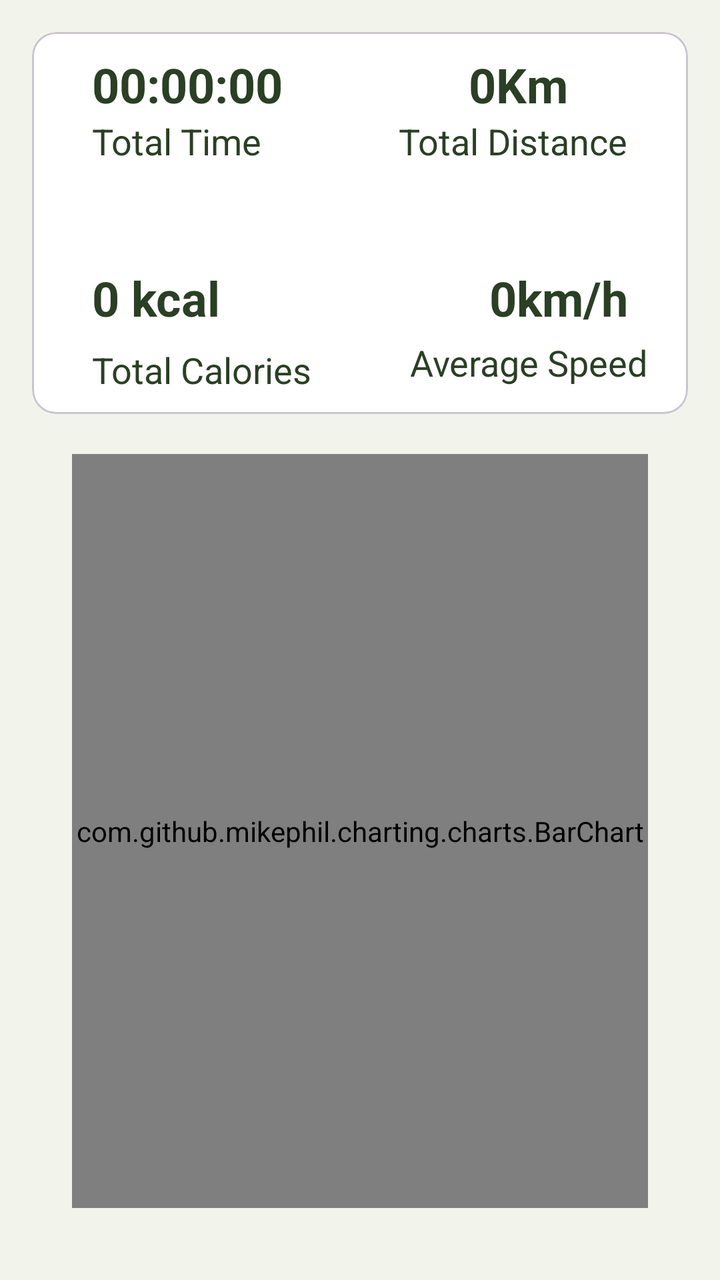
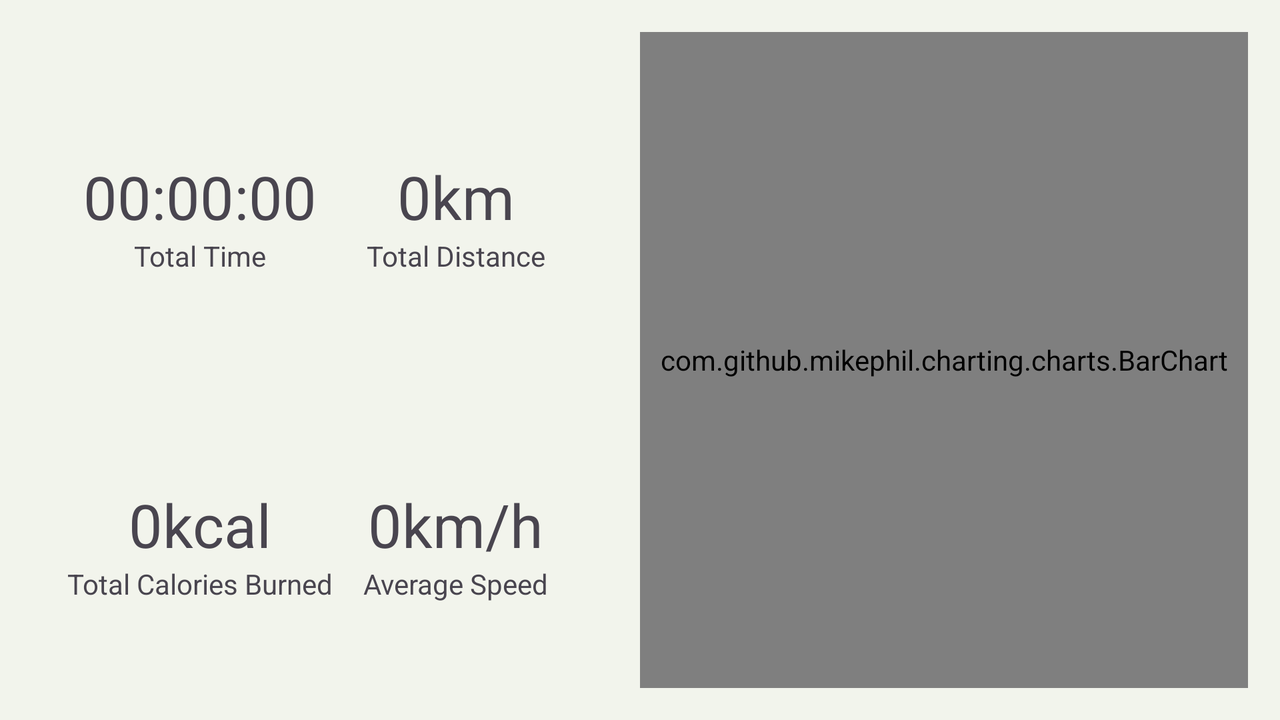

Compare how this app lays out the same screen by default and in its alternative resource folder. The renders come first, then the two layout files and the values they reference.
<!-- AndroidManifest.xml: application theme Theme.Healthify -->
<!-- res/layout/fragment_statistics.xml -->
<?xml version="1.0" encoding="utf-8"?>
<androidx.constraintlayout.widget.ConstraintLayout xmlns:android="http://schemas.android.com/apk/res/android"
    xmlns:app="http://schemas.android.com/apk/res-auto"
    xmlns:tools="http://schemas.android.com/tools"
    android:layout_width="match_parent"
    android:layout_height="match_parent"
    android:padding="16dp"
    android:background="@color/verylight_grey_green">

    <com.google.android.material.card.MaterialCardView
        android:id="@+id/detailsCard"
        android:layout_width="match_parent"
        android:layout_height="wrap_content"
        android:elevation="14dp"
       android:backgroundTint="@color/white"
        app:layout_constraintTop_toTopOf="parent">
        <androidx.constraintlayout.widget.ConstraintLayout
            android:layout_width="match_parent"
            android:layout_height="match_parent">
            <com.google.android.material.textview.MaterialTextView
                android:id="@+id/tvTotalTime"
                android:layout_width="wrap_content"
                android:layout_height="wrap_content"
                android:text="00:00:00"
                android:textStyle="bold"
                android:textColor="@color/forest_green"
                android:layout_marginTop="10dp"
                app:layout_constraintStart_toStartOf="parent"
                app:layout_constraintTop_toTopOf="parent"
                android:textSize="24sp"
                android:layout_marginStart="30dp"/>
            <com.google.android.material.textview.MaterialTextView
                android:id="@+id/tvTotalTimeInfo"
                android:layout_width="wrap_content"
                android:layout_height="wrap_content"
                android:text="Total Time"
                android:textColor="@color/forest_green"
                android:textSize="18sp"
                app:layout_constraintTop_toBottomOf="@id/tvTotalTime"
                app:layout_constraintStart_toStartOf="@id/tvTotalTime"/>

            <com.google.android.material.textview.MaterialTextView
                android:layout_width="wrap_content"
                android:layout_height="wrap_content"
                android:id="@+id/tvTotalDistance"
                android:text="0Km"
                android:textSize="24sp"
                android:textStyle="bold"
                android:layout_marginTop="10dp"
                android:textColor="@color/forest_green"
                app:layout_constraintEnd_toEndOf="parent"
                app:layout_constraintTop_toTopOf="parent"
                android:layout_marginEnd="60dp"/>
            <com.google.android.material.textview.MaterialTextView
                android:id="@+id/tvTotalDistanceInfo"
                android:layout_width="wrap_content"
                android:layout_height="wrap_content"
                android:textSize="18sp"
                app:layout_constraintTop_toBottomOf="@id/tvTotalDistance"
                android:text="Total Distance"
                android:textColor="@color/forest_green"
                app:layout_constraintEnd_toEndOf="parent"
                android:layout_marginEnd="30dp"/>

            <com.google.android.material.textview.MaterialTextView
                android:id="@+id/tvTotalCalories"
                android:layout_width="75dp"
                android:layout_height="40dp"
                android:layout_marginStart="30sp"
                android:layout_marginTop="50dp"
                android:text="0 kcal"
                android:textColor="@color/forest_green"
                android:textSize="24sp"
                android:textStyle="bold"
                app:layout_constraintStart_toStartOf="parent"
                app:layout_constraintTop_toBottomOf="@id/tvTotalTimeInfo" />
            <com.google.android.material.textview.MaterialTextView
                android:layout_width="wrap_content"
                android:layout_height="wrap_content"
                android:id="@+id/tvTotalCaloriesInfo1"
                android:text="Total Calories"
                android:textSize="18sp"
                android:textColor="@color/forest_green"
                android:layout_marginBottom="10dp"
                app:layout_constraintBottom_toBottomOf="parent"
                app:layout_constraintTop_toBottomOf="@id/tvTotalCalories"
                app:layout_constraintStart_toStartOf="@id/tvTotalCalories"/>

            <com.google.android.material.textview.MaterialTextView
                android:layout_width="wrap_content"
                android:layout_height="wrap_content"
                android:id="@+id/tvAverageSpeed"
                android:textSize="24sp"
                android:textStyle="bold"
                android:text="0km/h"
                android:textColor="@color/forest_green"
                app:layout_constraintEnd_toEndOf="parent"
                android:layout_marginEnd="30dp"
app:layout_constraintTop_toBottomOf="@id/tvTotalDistanceInfo"
                android:layout_marginTop="50dp"/>

            <com.google.android.material.textview.MaterialTextView
                android:layout_width="wrap_content"
                android:layout_height="wrap_content"
                android:id="@+id/tvTotalAverageSpeedInfo"
                android:textSize="18sp"
                android:textColor="@color/forest_green"
                android:text="Average Speed"
                app:layout_constraintBottom_toBottomOf="parent"
                android:layout_marginBottom="10dp"
                app:layout_constraintTop_toBottomOf="@id/tvAverageSpeed"
                app:layout_constraintEnd_toEndOf="parent"
                android:layout_marginEnd="20dp"/>


        </androidx.constraintlayout.widget.ConstraintLayout>
    </com.google.android.material.card.MaterialCardView>


    <androidx.constraintlayout.widget.Guideline
        android:id="@+id/guideline"
        android:layout_width="wrap_content"
        android:layout_height="wrap_content"
        android:orientation="horizontal"
        app:layout_constraintGuide_percent="0.7017784" />

    <androidx.constraintlayout.widget.Guideline
        android:id="@+id/guideline2"
        android:layout_width="wrap_content"
        android:layout_height="wrap_content"
        android:orientation="vertical"
        app:layout_constraintGuide_percent="0.5" />

    <com.github.mikephil.charting.charts.BarChart
        android:id="@+id/BarChart"
        android:layout_width="match_parent"
        android:layout_height="0dp"
        android:layout_margin="20dp"
        app:layout_constraintBottom_toBottomOf="parent"
        app:layout_constraintEnd_toEndOf="parent"
        app:layout_constraintStart_toStartOf="parent"
        app:layout_constraintTop_toBottomOf="@id/detailsCard" />

</androidx.constraintlayout.widget.ConstraintLayout>
<!-- resources referenced by this layout -->
<resources>
  <color name="forest_green">#2A3F24</color>
  <color name="verylight_grey_green">#F2F4EC</color>
  <color name="white">#FFFFFFFF</color>
  <style name="Theme.Healthify" parent="Base.Theme.Healthify" />
  <style name="Base.Theme.Healthify" parent="Theme.Material3.DayNight.NoActionBar">
          
      </style>
</resources>
<!-- res/layout-land/fragment_statistics.xml (the repository's variant of the layout above) -->
<!-- drawn on the phone turned sideways -->
<?xml version="1.0" encoding="utf-8"?>
<androidx.constraintlayout.widget.ConstraintLayout xmlns:android="http://schemas.android.com/apk/res/android"
    xmlns:app="http://schemas.android.com/apk/res-auto"
    android:layout_width="match_parent"
    android:layout_height="match_parent"
    android:padding="16dp"
    android:background="@color/verylight_grey_green">

    <com.google.android.material.textview.MaterialTextView
        android:id="@+id/tvTotalDistanceInfo"
        android:layout_width="wrap_content"
        android:layout_height="wrap_content"
        android:text="Total Distance"
        app:layout_constraintEnd_toEndOf="@+id/tvTotalDistance"
        app:layout_constraintHorizontal_bias="0.5"
        app:layout_constraintStart_toStartOf="@+id/tvTotalDistance"
        app:layout_constraintTop_toBottomOf="@+id/tvTotalDistance" />

    <com.google.android.material.textview.MaterialTextView
        android:id="@+id/tvTotalDistance"
        android:layout_width="wrap_content"
        android:layout_height="wrap_content"
        android:text="0km"
        android:textSize="30sp"
        app:layout_constraintBottom_toTopOf="@+id/guideline"
        app:layout_constraintEnd_toEndOf="@+id/tvAverageSpeed"
        app:layout_constraintStart_toStartOf="@+id/tvAverageSpeed"
        app:layout_constraintTop_toTopOf="parent" />

    <com.google.android.material.textview.MaterialTextView
        android:id="@+id/tvTotalTimeInfo"
        android:layout_width="wrap_content"
        android:layout_height="wrap_content"
        android:text="Total Time"
        app:layout_constraintEnd_toEndOf="@+id/tvTotalTime"
        app:layout_constraintHorizontal_bias="0.5"
        app:layout_constraintStart_toStartOf="@+id/tvTotalTime"
        app:layout_constraintTop_toBottomOf="@+id/tvTotalTime" />

    <com.google.android.material.textview.MaterialTextView
        android:id="@+id/tvTotalTime"
        android:layout_width="wrap_content"
        android:layout_height="wrap_content"
        android:text="00:00:00"
        android:textSize="30sp"
        app:layout_constraintBottom_toTopOf="@+id/guideline"
        app:layout_constraintEnd_toEndOf="@+id/tvTotalCalories"
        app:layout_constraintStart_toStartOf="@+id/tvTotalCalories"
        app:layout_constraintTop_toTopOf="parent" />

    <com.google.android.material.textview.MaterialTextView
        android:id="@+id/tvTotalCalories"
        android:layout_width="wrap_content"
        android:layout_height="wrap_content"
        android:text="0kcal"
        android:textSize="30sp"
        app:layout_constraintBottom_toBottomOf="parent"
        app:layout_constraintEnd_toStartOf="@+id/tvAverageSpeed"
        app:layout_constraintHorizontal_bias="0.5"
        app:layout_constraintStart_toStartOf="parent"
        app:layout_constraintTop_toTopOf="@+id/guideline" />

    <com.google.android.material.textview.MaterialTextView
        android:id="@+id/tvTotalCaloriesInfo"
        android:layout_width="wrap_content"
        android:layout_height="wrap_content"
        android:text="Total Calories Burned"
        app:layout_constraintEnd_toEndOf="@+id/tvTotalCalories"
        app:layout_constraintStart_toStartOf="@+id/tvTotalCalories"
        app:layout_constraintTop_toBottomOf="@+id/tvTotalCalories" />

    <com.google.android.material.textview.MaterialTextView
        android:id="@+id/tvAverageSpeedInfo"
        android:layout_width="wrap_content"
        android:layout_height="wrap_content"
        android:text="Average Speed"
        app:layout_constraintEnd_toEndOf="@+id/tvAverageSpeed"
        app:layout_constraintHorizontal_bias="0.5"
        app:layout_constraintStart_toStartOf="@+id/tvAverageSpeed"
        app:layout_constraintTop_toBottomOf="@+id/tvAverageSpeed" />

    <com.google.android.material.textview.MaterialTextView
        android:id="@+id/tvAverageSpeed"
        android:layout_width="wrap_content"
        android:layout_height="wrap_content"
        android:text="0km/h"
        android:textSize="30sp"
        app:layout_constraintBottom_toBottomOf="parent"
        app:layout_constraintEnd_toStartOf="@+id/barChart"
        app:layout_constraintHorizontal_bias="0.5"
        app:layout_constraintStart_toEndOf="@+id/tvTotalCalories"
        app:layout_constraintTop_toTopOf="@+id/guideline" />

    <androidx.constraintlayout.widget.Guideline
        android:id="@+id/guideline"
        android:layout_width="wrap_content"
        android:layout_height="wrap_content"
        android:orientation="horizontal"
        app:layout_constraintGuide_percent="0.5" />

    <androidx.constraintlayout.widget.Guideline
        android:id="@+id/guideline2"
        android:layout_width="wrap_content"
        android:layout_height="wrap_content"
        android:orientation="vertical"
        app:layout_constraintGuide_percent="0.5" />

    <com.github.mikephil.charting.charts.BarChart
        android:id="@+id/barChart"
        android:layout_width="0dp"
        android:layout_height="0dp"
        app:layout_constraintBottom_toBottomOf="parent"
        app:layout_constraintEnd_toEndOf="parent"
        app:layout_constraintStart_toStartOf="@+id/guideline2"
        app:layout_constraintTop_toTopOf="parent" />

</androidx.constraintlayout.widget.ConstraintLayout>
<!-- resources referenced by the variant -->
<!-- as the phone turned sideways resolves them -->
<resources>
  <color name="verylight_grey_green">#F2F4EC</color>
  <style name="Theme.Healthify" parent="Base.Theme.Healthify" />
  <style name="Base.Theme.Healthify" parent="Theme.Material3.DayNight.NoActionBar">
          
      </style>
</resources>
